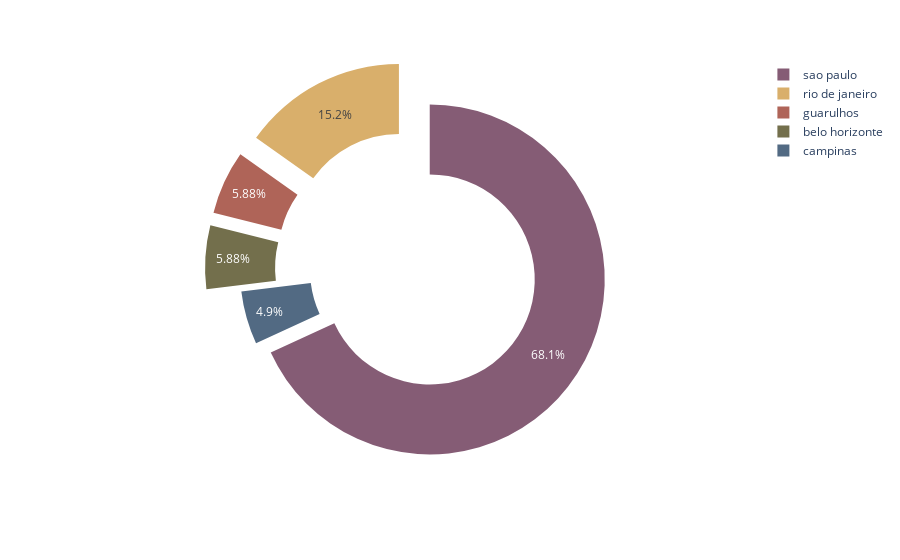

This figure's notebook cell:
### Code cell
fig = px.pie(q_8 , values='customer_city' , names='index' , hole=0.6 , color_discrete_sequence=px.colors.qualitative.Antique , hover_name='customer_city')
fig.update_traces(pull = [0.1,0.2,0.2,0.2])

### Figure 1 — Plotly figure (JSON) as saved in the notebook; plotly's stock layout.template omitted (floating-point values rounded to 4 significant figures)
{"data": [{"domain": {"x": [0, 1], "y": [0, 1]}, "hole": 0.6, "hovertemplate": "<b>%{hovertext}</b><br><br>index=%{label}<br>customer_city=%{value}<extra></extra>", "hovertext": [139, 31, 12, 12, 10], "labels": ["sao paulo", "rio de janeiro", "guarulhos", "belo horizonte", "campinas"], "legendgroup": "", "name": "", "pull": [0.1, 0.2, 0.2, 0.2], "showlegend": true, "type": "pie", "values": [139, 31, 12, 12, 10]}], "layout": {"legend": {"tracegroupgap": 0}, "margin": {"t": 60}, "piecolorway": ["rgb(133, 92, 117)", "rgb(217, 175, 107)", "rgb(175, 100, 88)", "rgb(115, 111, 76)", "rgb(82, 106, 131)", "rgb(98, 83, 119)", "rgb(104, 133, 92)", "rgb(156, 156, 94)", "rgb(160, 97, 119)", "rgb(140, 120, 93)", "rgb(124, 124, 124)"]}}
